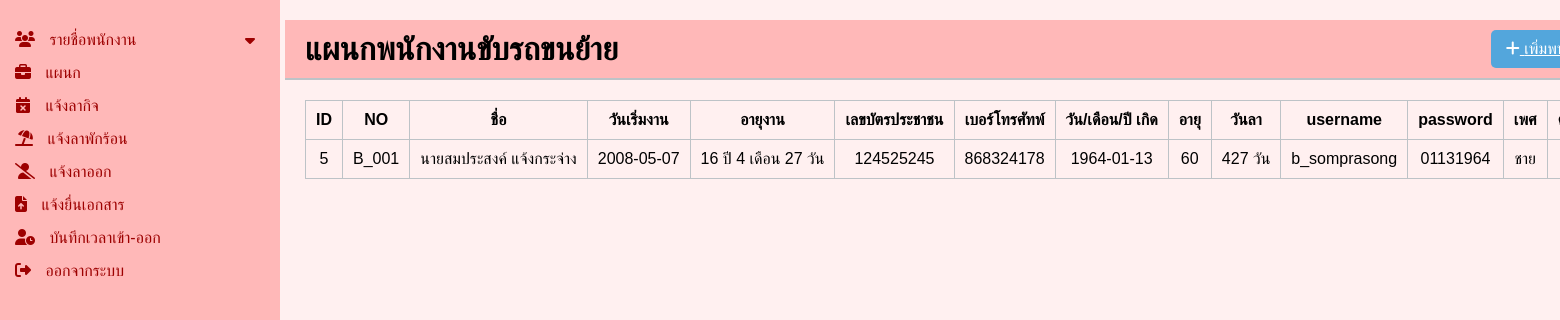
/backend/show_position2.php, run on an earlier commit of the app's database.
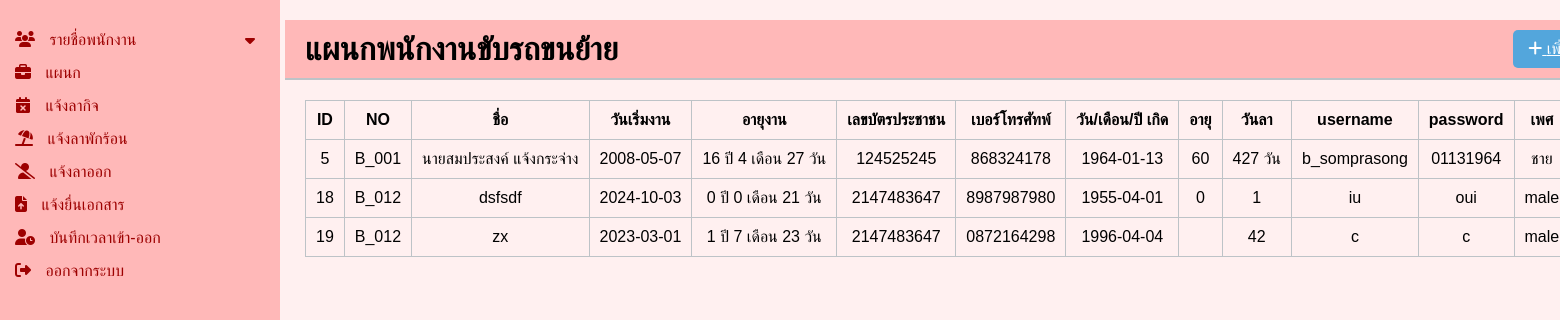
And on a later commit of the database.
### tables this page shows
CREATE TABLE `tb_user` (
  `user_id` int(11) NOT NULL,
  `user_no` varchar(45) DEFAULT NULL,
  `user_name` varchar(255) DEFAULT NULL,
  `user_startDate` date DEFAULT NULL,
  `user_exp` varchar(50) DEFAULT NULL,
  `user_idNumber` int(11) DEFAULT NULL,
  `user_phoneNumber` varchar(11) DEFAULT NULL,
  `user_Date` date DEFAULT NULL,
  `user_age` varchar(255) DEFAULT NULL,
  `user_day` varchar(45) DEFAULT NULL,
  `user_username` varchar(45) DEFAULT NULL,
  `user_password` varchar(45) DEFAULT NULL,
  `user_gender` varchar(45) DEFAULT NULL,
  `position_id` int(11) NOT NULL
);

### backend/show_position2.php (the view, shortened to what this page needs)
<?php include 'sidebar.php'; ?>
<!DOCTYPE html>
<html lang="en">
<head>
    <link rel="stylesheet" href="https://cdnjs.cloudflare.com/ajax/libs/font-awesome/6.1.1/css/all.min.css">
    <link rel="stylesheet" href="css/position_2.css">
</head>
<body>
    <div class="container">
        <div class="main-content">
            <header>
                <h1>แผนกพนักงานขับรถขนย้าย</h1>
                <div class="actions">
                    <a href="add_pos2.php" class="btn btn-add"><i class="fa fa-plus"></i> เพิ่มพนักงาน</a>
                </div>
            </header>
            <div class="content">
                <table class="table">
                    <thead>
                        <tr>
                            <th scope="col">ID</th>
                            <th scope="col">NO</th>
                            <th scope="col">ชื่อ</th>
                            <th scope="col">วันเริ่มงาน</th>
                            <th scope="col">อายุงาน</th>
                            <th scope="col">เลขบัตรประชาชน</th>
                            <th scope="col">เบอร์โทรศัทพ์</th>
                            <th scope="col">วัน/เดือน/ปี เกิด</th>
                            <th scope="col">อายุ</th>
                            <th scope="col">วันลา</th>
                            <th scope="col">username</th>
                            <th scope="col">password</th>
                            <th scope="col">เพศ</th>
                            <th scope="col">ตำแหน่ง</th>
                        </tr>
                    </thead>
                    <tbody>
                        <?php
                        $db = new class_conn();
                        $conn = $db->connect();
                        $sql = "SELECT * FROM tb_user WHERE position_id = 2";
                        $result = $conn->query($sql);
                        if ($result->num_rows > 0) {
                            while ($row = $result->fetch_assoc()) {
                                echo "<tr>
                                <td>{$row['user_id']}</td>
                                <td>{$row['user_no']}</td>
                                <td>{$row['user_name']}</td>
                                <td>{$row['user_startDate']}</td>
                                <td>{$row['user_exp']}</td>
                                <td>{$row['user_idNumber']}</td>
                                <td>{$row['user_phoneNumber']}</td>
                                <td>{$row['user_Date']}</td>
                                <td>{$row['user_age']}</td>
                                <td>{$row['user_day']}</td>
                                <td>{$row['user_username']}</td>
                                <td>{$row['user_password']}</td>
                                <td>{$row['user_gender']}</td>
                                <td>{$row['position_id']}</td>
                                <td>
                                    <a href='edit_pos2.php?id={$row['user_id']}'>แก้ไข</a>
                                    <a href='delete_pos2.php?user_no=" . $row['user_no'] . "' class='btn btn-delete' onclick='return confirm(\"คุณต้องการลบข้อมูลพนักงานนี้หรือไม่?\")'>ลบ</a>
                            </tr>";
                            }
                        }
                        ?>
                    </tbody>
                </table>
            </div>
        </div>
    </div>
</body>
</html>

What changed in the data, as far as the page shows it:
added tb_user: user_id "18", user_no "B_012", user_name "dsfsdf", user_startDate "2024-10-03", user_exp "0 ปี 0 เดือน 21 วัน", user_idNumber "2147483647", user_phoneNumber "8987987980", user_Date "1955-04-01", user_age "0", user_day "1", user_username "iu", user_password "oui", user_gender "male"
added tb_user: user_id "19", user_no "B_012", user_name "zx", user_startDate "2023-03-01", user_exp "1 ปี 7 เดือน 23 วัน", user_idNumber "2147483647", user_phoneNumber "0872164298", user_Date "1996-04-04", user_day "42", user_username "c", user_password "c", user_gender "male"
